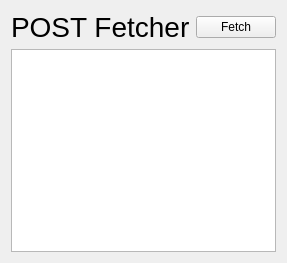
<?xml version="1.0" encoding="UTF-8"?>
<ui version="4.0">
 <class>Widget</class>
 <widget class="QWidget" name="Widget">
  <property name="geometry">
   <rect>
    <x>0</x>
    <y>0</y>
    <width>280</width>
    <height>263</height>
   </rect>
  </property>
  <property name="windowTitle">
   <string>Widget</string>
  </property>
  <layout class="QVBoxLayout" name="verticalLayout">
   <item>
    <layout class="QHBoxLayout" name="horizontalLayout">
     <item>
      <widget class="QLabel" name="label">
       <property name="font">
        <font>
         <family>Helvetica Neue</family>
         <pointsize>21</pointsize>
         <italic>false</italic>
         <bold>false</bold>
        </font>
       </property>
       <property name="text">
        <string>POST Fetcher</string>
       </property>
      </widget>
     </item>
     <item>
      <widget class="QPushButton" name="fetchButton">
       <property name="text">
        <string>Fetch</string>
       </property>
      </widget>
     </item>
    </layout>
   </item>
   <item>
    <widget class="QListWidget" name="listWidget"/>
   </item>
  </layout>
 </widget>
 <tabstops>
  <tabstop>listWidget</tabstop>
  <tabstop>fetchButton</tabstop>
 </tabstops>
 <resources/>
 <connections/>
</ui>
